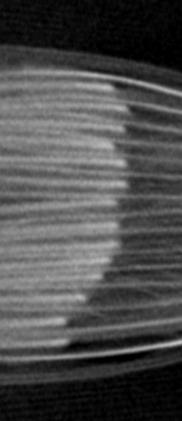
%> input picture corners.jpg, 182 x 421 px
$ octave Images.m   (GNU Octave 9; MATLAB toolbox functions it lacks are replaced by stand-ins)
%> lines starting %> are read from the running program, lines starting %| are printed output that depends on the picture; in (x1, y1, x2, y2) boxes, pixels count from 0 and x2, y2 are one past the last pixel; in counts of white or black regions, pixels touching at a corner belong together; the program's own positions count from 1
### tight_subplot.m
function [ha, pos] = tight_subplot(Nh, Nw, gap, marg_h, marg_w)

% tight_subplot creates "subplot" axes with adjustable gaps and margins
%
% [ha, pos] = tight_subplot(Nh, Nw, gap, marg_h, marg_w)
%
%   in:  Nh      number of axes in hight (vertical direction)
%        Nw      number of axes in width (horizontaldirection)
%        gap     gaps between the axes in normalized units (0...1)
%                   or [gap_h gap_w] for different gaps in height and width
%        marg_h  margins in height in normalized units (0...1)
%                   or [lower upper] for different lower and upper margins
%        marg_w  margins in width in normalized units (0...1)
%                   or [left right] for different left and right margins
%
%  out:  ha     array of handles of the axes objects
%                   starting from upper left corner, going row-wise as in
%                   subplot
%        pos    positions of the axes objects
%
%  Example: ha = tight_subplot(3,2,[.01 .03],[.1 .01],[.01 .01])
%           for ii = 1:6; axes(ha(ii)); plot(randn(10,ii)); end
%           set(ha(1:4),'XTickLabel',''); set(ha,'YTickLabel','')

% Pekka Kumpulainen 21.5.2012   @tut.fi
% Tampere University of Technology / Automation Science and Engineering


if nargin<3; gap = .02; end
if nargin<4 || isempty(marg_h); marg_h = .05; end
if nargin<5; marg_w = .05; end

if numel(gap)==1;
    gap = [gap gap];
end
if numel(marg_w)==1;
    marg_w = [marg_w marg_w];
end
if numel(marg_h)==1;
    marg_h = [marg_h marg_h];
end

axh = (1-sum(marg_h)-(Nh-1)*gap(1))/Nh;
axw = (1-sum(marg_w)-(Nw-1)*gap(2))/Nw;

py = 1-marg_h(2)-axh;

% ha = zeros(Nh*Nw,1);
ii = 0;
for ih = 1:Nh
    px = marg_w(1);

    for ix = 1:Nw
        ii = ii+1;
        ha(ii) = axes('Units','normalized', ...
            'Position',[px py axw axh], ...
            'XTickLabel','', ...
            'YTickLabel','');
        px = px+axw+gap(2);
    end
    py = py-axh-gap(1);
end
if nargout > 1
    pos = get(ha,'Position');
end
ha = ha(:);

### Images.m
%% Otsus Method

% [21 lines of commented-out code are left out]
%% Gauss & Anisotropic
% [18 lines of commented-out code are left out]
%% LUT
% [10 lines of commented-out code are left out]
%% Laplacian
% [13 lines of commented-out code are left out]
%% All operations
%trehsholding, grey value cutoff, gaussian smoothing, anisotropic diffusio
%Sobel, smooth with laplacian, erode, dialete

%Img1 = edge(crop,'Sobel','vertical');

I =imread('corners.jpg');
%> I is the input picture: size 421x182 uint8; min 0, max 193, mean 75.8
crop = imcrop(I,[60 60 100 100]);
ha = tight_subplot(3,3,[0.001 0.00000000000000001],[.01 .01],[.03 .03]);
%% Threshold
axes(ha(1));
imshow(crop);
ylabel("Original",'FontSize',12,'FontName','Arial','Units', 'Normalized', 'Position', [-0.025, 0.5, 0]);
%% Threshold
axes(ha(2));
Img2=imbinarize(crop);
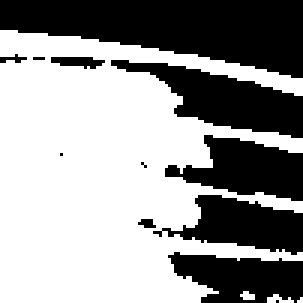
%> Img2: size 101x101 logical (shown 3 times larger); 58.8% white; 12 black regions (6 under 20 px), largest, box (x1, y1, x2, y2) and area: (0, 0, 101, 26) 1691, (37, 20, 101, 46) 755, (55, 45, 101, 67) 593, (51, 65, 101, 85) 548, (56, 84, 101, 101) 532, (17, 19, 35, 23) 49
imshow(Img2);
ylabel("Thresholding",'FontSize',12,'FontName','Arial','Units', 'Normalized', 'Position', [-0.025, 0.5, 0]);
%% GreyCutoff
axes(ha(3));
cutoff = mean(mean(crop));
%> cutoff = 101
Img3=imadjust(crop,[cutoff/255 1],[0 1]);
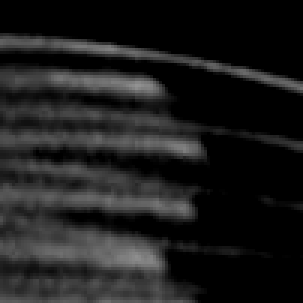
%> Img3: size 101x101 uint8 (shown 3 times larger); min 0, max 146, mean 29
imshow(Img3);
ylabel("GrayCutoff",'FontSize',12,'FontName','Arial','Units', 'Normalized', 'Position', [-0.025, 0.5, 0]);
%% Gausian Smoothing
axes(ha(4));
Img4 =imgaussfilt(crop,2);
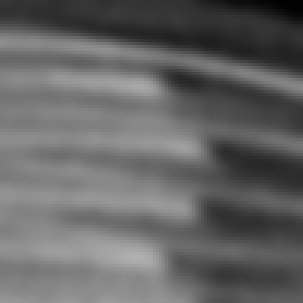
%> Img4: size 101x101 uint8 (shown 3 times larger); min 1, max 176, mean 101
imshow(Img4);
ylabel("Gaussian Smoothing",'FontSize',12,'FontName','Arial','Units', 'Normalized', 'Position', [-0.025, 0.5, 0]);
%% Anisotropic Diffusion
axes(ha(5));
Img5 = imdiffusefilt(crop,'NumberOfIterations',7);
imshow(Img5);
ylabel("Anisotropic Diffusion",'FontSize',12,'FontName','Arial','Units', 'Normalized', 'Position', [-0.025, 0.5, 0]);
%% Sobel
axes(ha(6));
Img6=edge(crop,'Sobel','vertical');
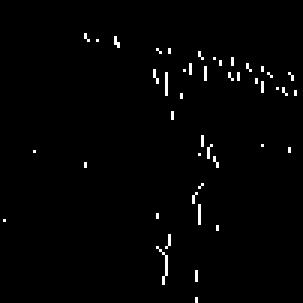
%> Img6: size 101x101 logical (shown 3 times larger); 1.4% white in thin lines or dots, all inside (x1, y1, x2, y2) = (1, 11, 99, 101)
imshow(Img6);
ylabel("Sobel",'FontSize',12,'FontName','Arial','Units', 'Normalized', 'Position', [-0.025, 0.5, 0])
%%Sharpen with Laplacian
axes(ha(7));
filt = fspecial('laplacian',0.5);
Imgfilt = imfilter(crop,filt);
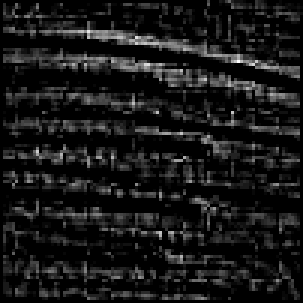
%> Imgfilt: size 101x101 uint8 (shown 3 times larger); min 0, max 30, mean 2.8; drawn with min black and max white
Img7 =imsubtract(crop,Imgfilt);
imshow(Img7);
ylabel("Laplacian",'FontSize',12,'FontName','Arial','Units', 'Normalized', 'Position', [-0.025, 0.5, 0])
%% Erosion
axes(ha(8));
se = strel('square',4);
Img8= imerode(crop,se);
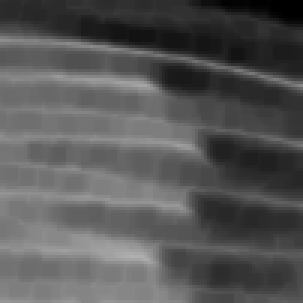
%> Img8: size 101x101 uint8 (shown 3 times larger); min 0, max 177, mean 86.6
imshow(Img8);
ylabel("Erosion",'FontSize',12,'FontName','Arial','Units', 'Normalized', 'Position', [-0.025, 0.5, 0])
%% Dilation
axes(ha(9));
se = strel('square',4);
Img9= imdilate(crop,se);
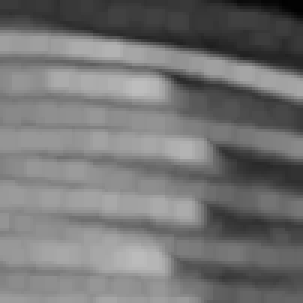
%> Img9: size 101x101 uint8 (shown 3 times larger); min 1, max 189, mean 115.8
imshow(Img9);
ylabel("Dilation",'FontSize',12,'FontName','Arial','Units', 'Normalized', 'Position', [-0.025, 0.5, 0])
